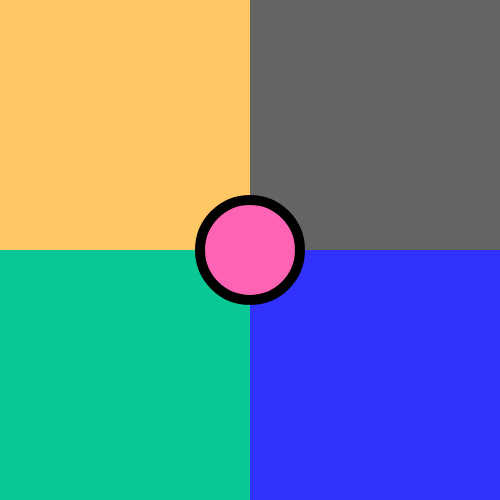
Frame 1 (no input)
Frame 60 (no input): identical to frame 1, image omitted
Frame 120 (the mouse pressed at the canvas centre since frame 60): identical to frame 1, image omitted

The p5.js sketch that drew this single still picture (run headless with seeded random() and noise() and a simulated clock; from frame 60 on, the mouse is pressed at the canvas centre):

// p5.js sketch
// ── sketch.js
// Declaring variables
var rectW;
var rectH;
var radius;

function setup(){
   createCanvas(500,500);
   background(0);

   // We don't want strokes (borders) around our rectangles
   noStroke();

   // Initializing variables
   rectW = width/2;
   rectH = height/2;
   radius = width/5;

   // draw a yellow rectangle
   fill(255,200,100);
   rect(0, 0, rectW, rectH);

   // draw a grey rectangle
   fill(100,100,100);
   rect(rectW, 0, rectW, rectH);

   // draw a green rectangle
   fill(10,200,150);
   rect(0, rectH, rectW, rectH);


   // draw a blue rectangle
   fill(50,50,255);
   rect(rectW, rectH, rectW, rectH);

   // draw a pink circle with a 10px black stroke
   strokeWeight(10);
   stroke(0,0,0);
   fill(255, 100, 180);
   ellipse(width/2, height/2, radius, radius);
}


// we are not using the draw() function yet...
function draw(){

}
